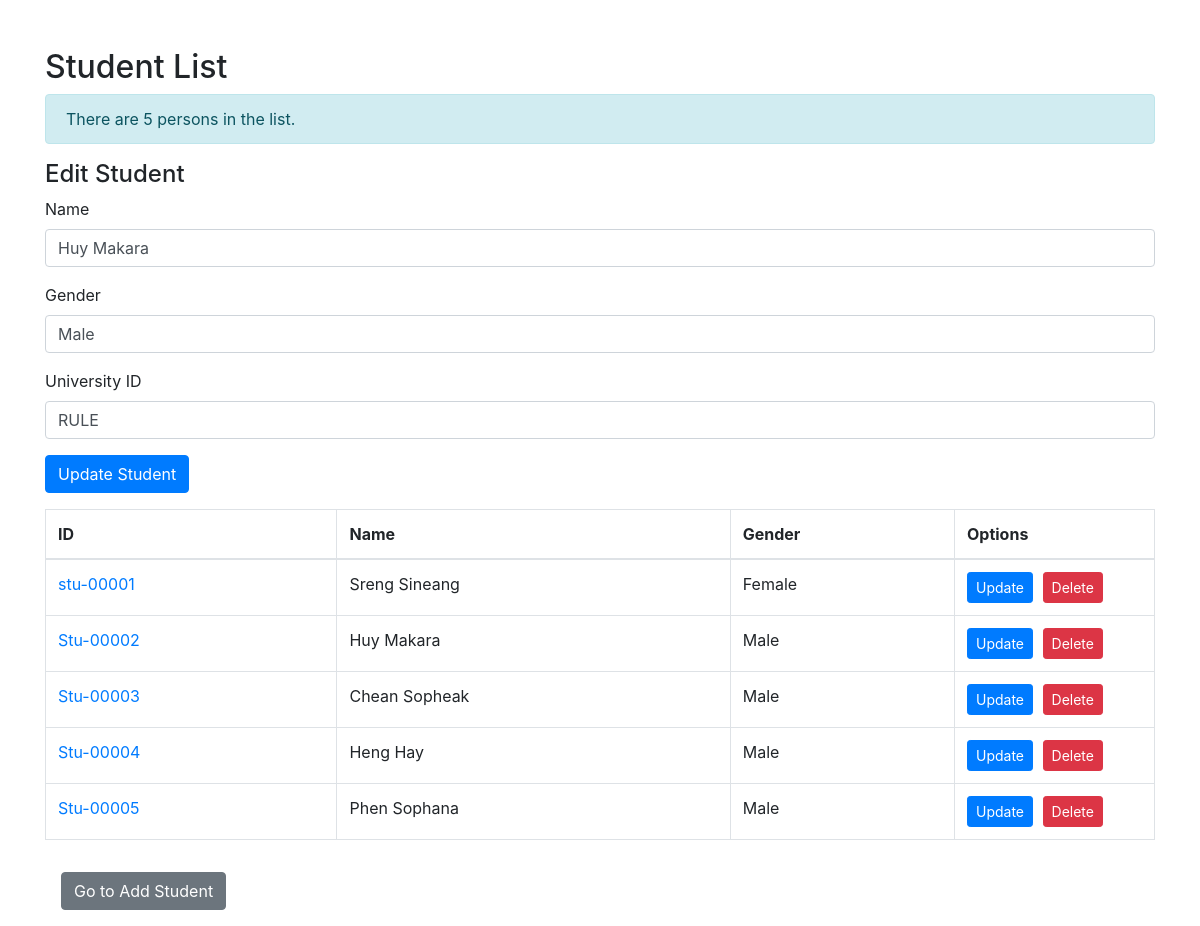
The app's page /studentList.php?edit=Stu-00002 with its own data.
### tables this page shows
CREATE TABLE `student` (
  `student_id` varchar(10) NOT NULL,
  `student_name` varchar(40) NOT NULL,
  `gender` varchar(6) NOT NULL,
  `stu_university_id` varchar(10) NOT NULL,
  `stu_faculty_id` varchar(15) NOT NULL,
  `stu_province_id` varchar(12) NOT NULL
);

### studentList.php (the view, shortened to what this page needs)
<?php
include 'db.php';
$sql = "SELECT * FROM student";
$result = $conn->query($sql);
$totalStudents = $result->num_rows;
?>
<!DOCTYPE html>
<html lang="en">
<head>
    <link href="https://maxcdn.bootstrapcdn.com/bootstrap/4.5.2/css/bootstrap.min.css" rel="stylesheet">
</head>
<body>
<div class="container">
    <h2 class="mt-5">Student List</h2>
    <div class="mb-3">
        <?php
        if ($totalStudents > 0) {
            echo "<div class='alert alert-info'>There are {$totalStudents} " . ($totalStudents > 1 ? "persons" : "person") . " in the list.</div>";
        } else {
            echo "<div class='alert alert-info'>There are no students in the list.</div>";
        }
        ?>
    </div>
    <?php if (isset($_GET['edit'])): ?>
    <div class="mb-3">
        <h4>Edit Student</h4>
        <?php
        $editId = $conn->real_escape_string($_GET['edit']);
        $sql = "SELECT * FROM student WHERE student_id='$editId'";
        $editResult = $conn->query($sql);
        $editStudent = $editResult->fetch_assoc();
        ?>
        <form method="POST" action="">
            <div class="form-group">
                <label for="student_name">Name</label>
                <input type="text" id="student_name" name="student_name" class="form-control" value="<?php echo htmlspecialchars($editStudent['student_name']); ?>" required>
            </div>
            <div class="form-group">
                <label for="gender">Gender</label>
                <input type="text" id="gender" name="gender" class="form-control" value="<?php echo htmlspecialchars($editStudent['gender']); ?>" required>
            </div>
            <div class="form-group">
                <label for="stu_university_id">University ID</label>
                <input type="text" id="stu_university_id" name="stu_university_id" class="form-control" value="<?php echo htmlspecialchars($editStudent['stu_university_id']); ?>" required>
            </div>
            <button type="submit" class="btn btn-primary" name="update">Update Student</button>
        </form>
    </div>
    <?php endif; ?>
    <table class="table table-bordered">
        <thead>
            <tr>
                <th>ID</th>
                <th>Name</th>
                <th>Gender</th>
                <th class="options-column">Options</th>
            </tr>
        </thead>
        <tbody>
            <?php
            if ($totalStudents > 0) {
                while ($row = $result->fetch_assoc()) {
                    echo "<tr>
                        <td><a href='student_detail.php?id={$row['student_id']}'>{$row['student_id']}</a></td>
                        <td>{$row['student_name']}</td>
                        <td>{$row['gender']}</td>
                        <td class='options-column'>
                            <a href='?edit={$row['student_id']}' class='btn btn-primary btn-sm options-button'>Update</a>
                            <form method='POST' action='' style='display:inline;' onsubmit='return confirmDelete();'>
                                <input type='hidden' name='student_id' value='{$row['student_id']}'>
                                <button type='submit' class='btn btn-danger btn-sm options-button' name='delete'>Delete</button>
                            </form>
                        </td>
                    </tr>";
                }
            } else {
                echo "<tr><td colspan='4'>No students found</td></tr>";
            }
            ?>
        </tbody>
    </table>
    <a href="index.php" class="btn btn-secondary m-3">Go to Add Student</a>
</div>
</body>
</html>

### studentList.php (style rules this page uses)
.container { margin-top: 20px; }
.btn-sm { margin-right: 5px; }
.options-column { width: 200px; }
.options-button { margin-right: 5px; }

### records on screen
student: student_name "Huy Makara", gender "Male", stu_university_id "RULE", student_id "Stu-00002"
student: student_id "stu-00001", student_name "Sreng Sineang", gender "Female"
student: student_id "Stu-00003", student_name "Chean Sopheak", gender "Male"
student: student_id "Stu-00004", student_name "Heng Hay", gender "Male"
student: student_id "Stu-00005", student_name "Phen Sophana", gender "Male"

### other values on screen
$totalStudents "5"
